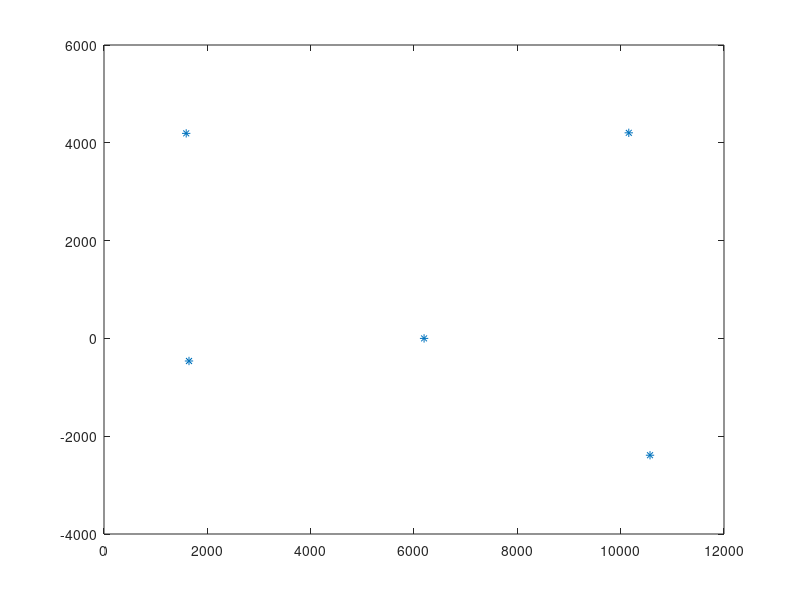

Reproduce this figure in MATLAB. (Note: this script raises an error after producing the figure.)
%script visualizing position estimates.
clf
 %plot3(0,0,0)
 %axis([0 12000 -6000 6000 -100 7000]);
plot(0,0)
axis([-1000 12000 -6000 6000]);
%hold on


PosList=[[42929,1645,-462,4000]',[42498,1591,4193,3999]',[42867,6195,0,5499]',[42928,10157,4204,5499]',[42497,10568,-2389,5499]'];
%plot3(PosList(2,:),PosList(3,:),PosList(4,:),'*')
plot(PosList(2,:),PosList(3,:),'*')
%axis([0 12000 -6000 6000 ]);
%axis([0 1000 0 20000]);
% plot(0,0)
% axis([-1000 1000 -1000 1000]);

delete(instrfindall);
s = serial('COM6');
fopen(s)
%fprintf(s,'*IDN?')
i=1;
while(1==1)

out = fscanf(s)
C=strsplit(out,':')
if(length(C)==3)
C=strsplit(C{2},',')
    if(length(C)==6)
        x=str2num(C{4})
        y=str2num(C{5})
        z=str2num(C{6})
        plot(x,y,'.b')
        %plot(i,str2num(C{4}),'.');
        data(:,i)=[str2num(C{1}) str2num(C{2}) str2num(C{3}) str2num(C{4}) str2num(C{5})]';
      
    end
    i=i+1;
    %pts1(:,i)=[x;y];
plot(PosList(2,:),PosList(3,:),'*',x,y,'ob')
axis([0 12000 -6000 6000 ]);

pause(0.001)
end
end
% pause
% clf
% plot(1:1000,data(5,:),'.')

